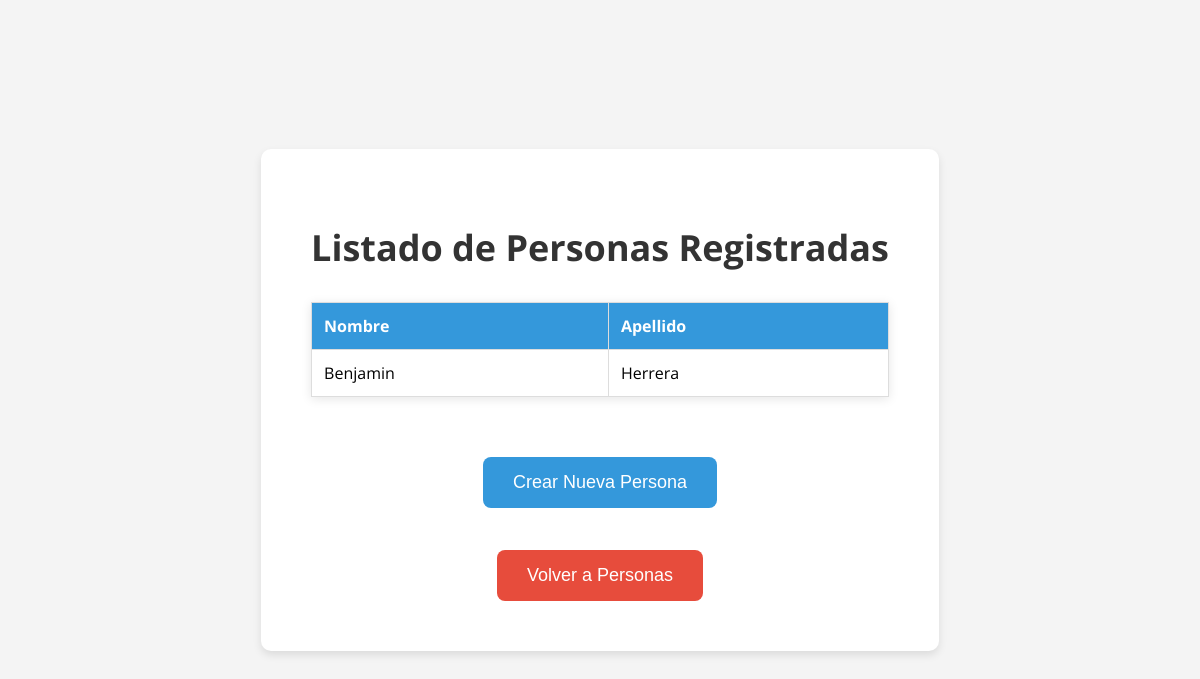
/personas/listado/, run on an earlier commit of the app's database.
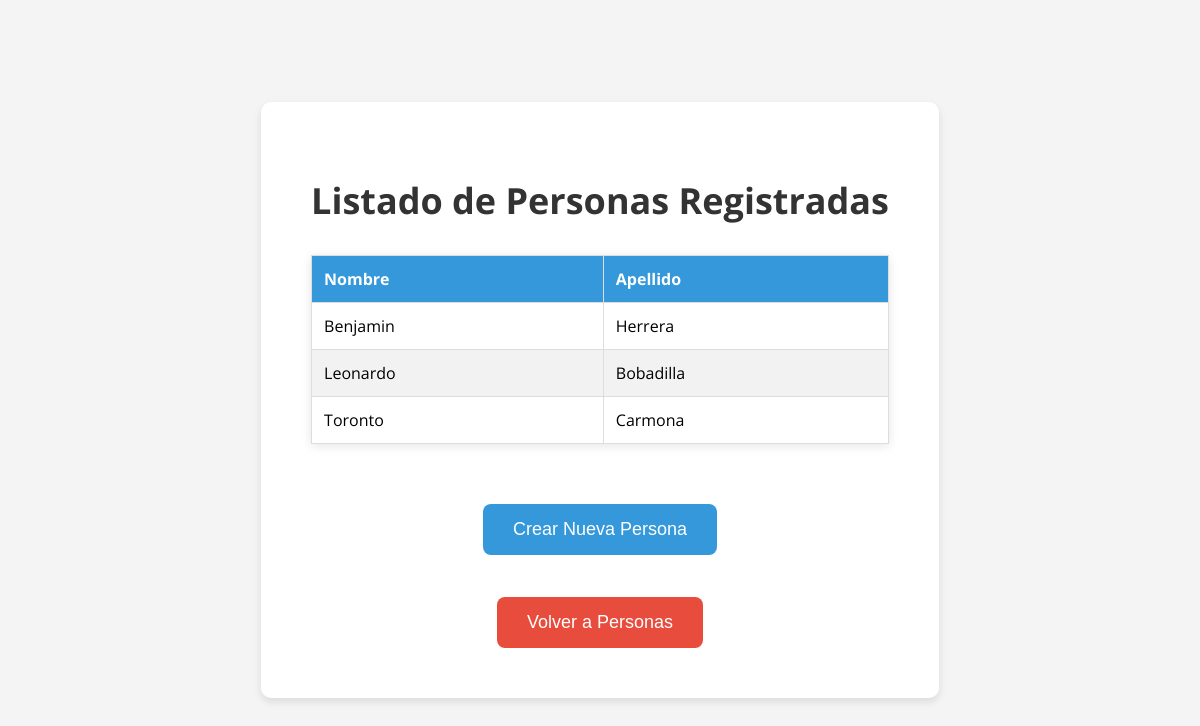
And on a later commit of the database.
### personas/models.py (models this page shows, shortened)
class Persona(models.Model):
    nombre = models.CharField(max_length=100)
    apellido = models.CharField(max_length=100)

### personas/views.py (the view)
# urls.py: path('listado/',views.lista_personas, name='lista_personas'),
def lista_personas(request):
    personas = Persona.objects.all()
    return render(request, 'personas/lista_personas.html', {'personas': personas})

### personas/templates/personas/lista_personas.html (shortened to what this page needs)
<!DOCTYPE html>
<html lang="es">
<head>
    {% load static %}
    <link rel="stylesheet" href="{% static 'personas/css/estilos_listado_personas.css' %}">
</head>
<body>
    <div class="container">
        <h1>Listado de Personas Registradas</h1>
        {% if personas %}
        <table>
            <thead>
                <tr>
                    <th>Nombre</th>
                    <th>Apellido</th>
                </tr>
            </thead>
            <tbody>
                {% for persona in personas %}
                <tr>
                    <td>{{ persona.nombre }}</td>
                    <td>{{ persona.apellido }}</td>
                </tr>
                {% endfor %}
            </tbody>
        </table>
        {% else %}
        <p>No hay personas registradas.</p>
        {% endif %}
        <a href="{% url 'crear_persona' %}"><button>Crear Nueva Persona</button></a>
        <br><br>
        <a href="{% url 'personas' %}"><button class="volver">Volver a Personas</button></a>
    </div>
</body>
</html>

### personas/static/personas/css/estilos_listado_personas.css (style rules this page uses)
body { font-family: 'Open Sans', sans-serif; background-color: #f4f4f4; margin: 0; padding: 0; display: flex; justify-content: center; align-items: center; height: 100vh; }
.container { text-align: center; background-color: white; padding: 50px; border-radius: 10px; box-shadow: 0 4px 8px rgba(0, 0, 0, 0.1); }
h1 { color: #333; font-size: 36px; font-weight: 700; margin-bottom: 30px; }
table { width: 100%; max-width: 600px; margin-bottom: 40px; border-collapse: collapse; box-shadow: 0 2px 10px rgba(0, 0, 0, 0.1); }
table, th, td { border: 1px solid #ddd; }
th, td { padding: 12px; text-align: left; font-size: 16px; }
tr:nth-child(even) { background-color: #f2f2f2; }
th { background-color: #3498db; color: white; }
button { background-color: #3498db; color: white; border: none; padding: 15px 30px; font-size: 18px; border-radius: 8px; cursor: pointer; margin-top: 20px; transition: background-color 0.3s ease, transform 0.3s ease; }
button.volver { background-color: #e74c3c; margin-top: 20px; }

What changed in the data, as far as the page shows it:
added Persona: nombre "Leonardo", apellido "Bobadilla"
added Persona: nombre "Toronto", apellido "Carmona"
